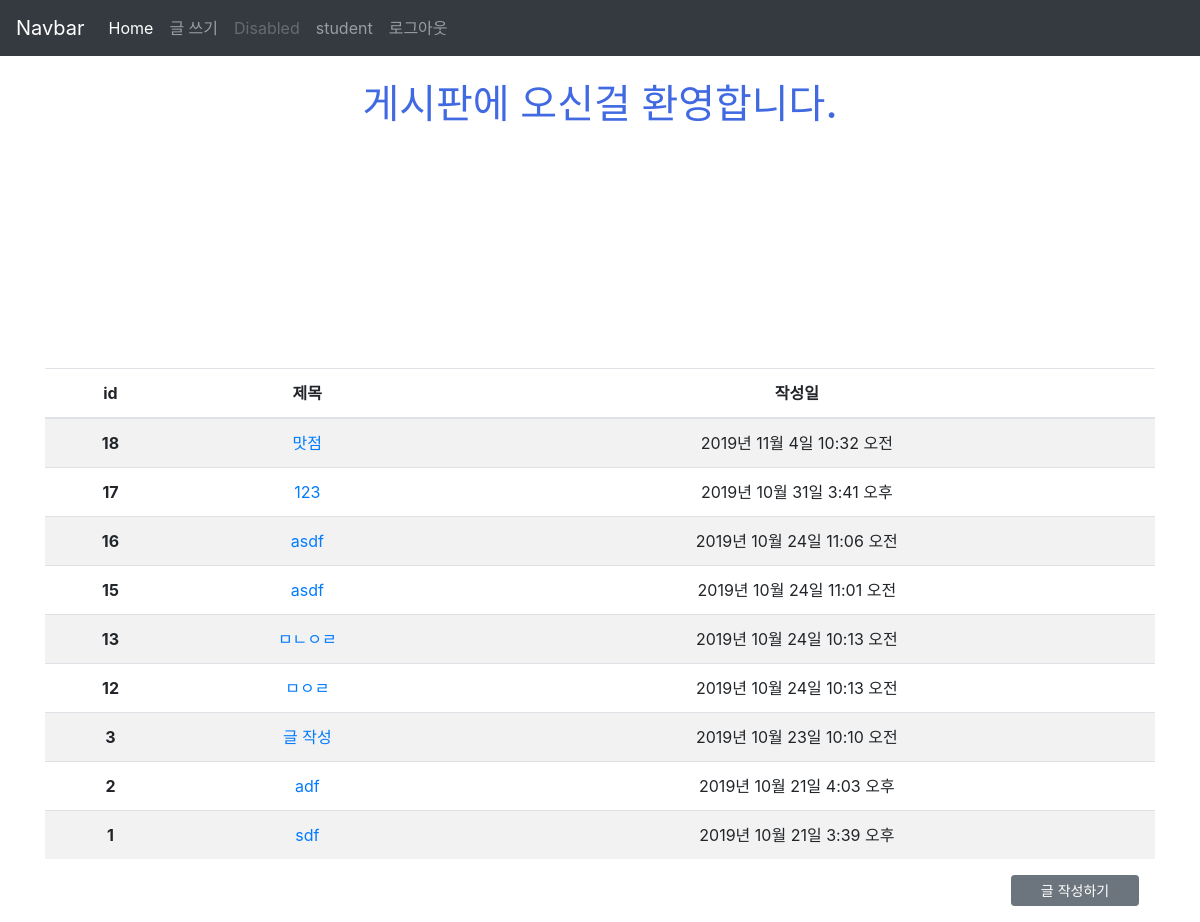
Screenshot of /articles/ (signed in) with the database file from the repository.
### accounts/models.py (models this page shows)
class User(AbstractUser):
    followers = models.ManyToManyField(settings.AUTH_USER_MODEL, related_name='followings', blank=True)

### articles/models.py (models this page shows, shortened)
class Article(models.Model):
    title = models.CharField(max_length=10)
    content = models.TextField()
    image = models.ImageField(blank=True)
    image_thumbnail = ImageSpecField(
        processors=[ResizeToFill(300, 300)],
        format='JPEG',
        options={'quality': 80}
    )
    created_at = models.DateTimeField(auto_now_add=True)
    updated_at = models.DateTimeField(auto_now=True)
    user = models.ForeignKey(settings.AUTH_USER_MODEL, on_delete=models.CASCADE)
    like_users = models.ManyToManyField(settings.AUTH_USER_MODEL, related_name='like_articles', blank=True)
    hashtags = models.ManyToManyField(HashTag, blank=True)

### articles/views.py (the view)
# urls.py: path('', views.index, name='index'),
def index(request):
    articles = Article.objects.order_by('-id')
    context = {
        'articles': articles
    }
    return render(request, 'articles/index.html', context)

### articles/templates/articles/index.html
{% extends 'articles/base.html' %}
{% load static %}
{% block css %}
<link rel="stylesheet" href="{% static 'articles/style.css' %}">
{% endblock %}
{% block body %}
<h1 class="my-4 text-center title">게시판에 오신걸 환영합니다.</h1>
<img class="d-block mx-auto"  height="200px" src="{% static 'articles/1.jpg' %}" alt="">
<table class="mt-3 table table-striped text-center">
    <thead>
      <tr>
        <th scope="col">id</th>
        <th scope="col">제목</th>
        <th scope="col">작성일</th>
      </tr>
    </thead>
    <tbody>
      {% for article in articles %}
      <tr>
        <th scope="row">{{ article.id }}</th>
        <td><a href="{% url 'articles:detail' article.pk %}">{{ article.title }}</a></td>
        <td>{{ article.created_at }}</td>
      </tr>
      {% endfor %}
    </tbody>
  </table>
  {% if user.is_authenticated %}
    <a class="d-block mt-3 mr-3 ml-auto btn btn-secondary btn-sm mb-3" style="width:8rem;" href="{% url 'articles:create' %}">글 작성하기</a>
  {% else %}
    <a class="d-block mt-3 mr-3 ml-auto btn btn-secondary btn-sm mb-3" style="width:8rem;">글 작성하기</a>
  {% endif %}
{% endblock %}

### articles/templates/_navbar.html (shortened to what this page needs)
<nav class="navbar navbar-expand-lg navbar-dark bg-dark">
  <a class="navbar-brand" href="/articles/">Navbar</a>
  <div class="collapse navbar-collapse" id="navbarNavAltMarkup">
    <div class="navbar-nav">
      <a class="nav-item nav-link active" href={% url 'articles:index' %}>Home <span class="sr-only">(current)</span></a>
      <a class="nav-item nav-link" href={% url 'articles:create' %}>글 쓰기</a>
      <a class="nav-item nav-link disabled" href="#" tabindex="-1" aria-disabled="true">Disabled</a>
      {% if user.is_authenticated %}
      {% load gravatar %}
      <a href="{% url 'accounts:profile' user.pk %}" class="nav-item nav-link">{{ user.username }}</a>
      <a class="nav-item nav-link" href={% url 'accounts:logout' %}>로그아웃</a>
      {% else %}
      <a class="nav-item nav-link" href={% url 'accounts:signup' %}>회원 가입</a>
      <a class="nav-item nav-link" href={% url 'accounts:login' %}>로그인</a>
      {% endif %}
    </div>
  </div>
</nav>

### articles/static/articles/style.css (style rules this page uses)
.title { color: royalblue; }

### rows the page displays
User: username "student"
Article: id "18", title "맛점", created_at "2019년 11월 4일 10:32 오전"
Article: id "17", title "123", created_at "2019년 10월 31일 3:41 오후"
Article: id "16", title "asdf", created_at "2019년 10월 24일 11:06 오전"
Article: id "15", title "asdf", created_at "2019년 10월 24일 11:01 오전"
Article: id "13", title "ㅁㄴㅇㄹ", created_at "2019년 10월 24일 10:13 오전"
Article: id "12", title "ㅁㅇㄹ", created_at "2019년 10월 24일 10:13 오전"
Article: id "3", title "글 작성", created_at "2019년 10월 23일 10:10 오전"
Article: id "2", title "adf", created_at "2019년 10월 21일 4:03 오후"
Article: id "1", title "sdf", created_at "2019년 10월 21일 3:39 오후"
